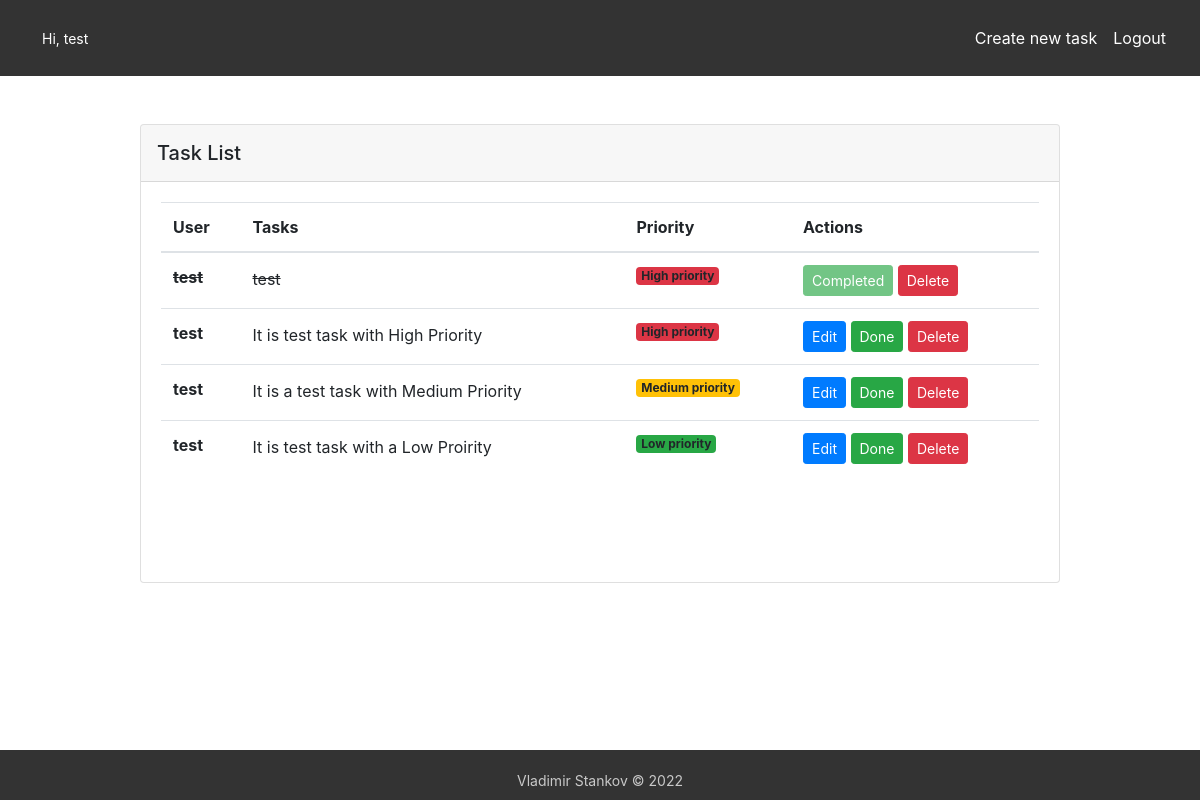
The page /main (signed in) on the database as committed earlier.
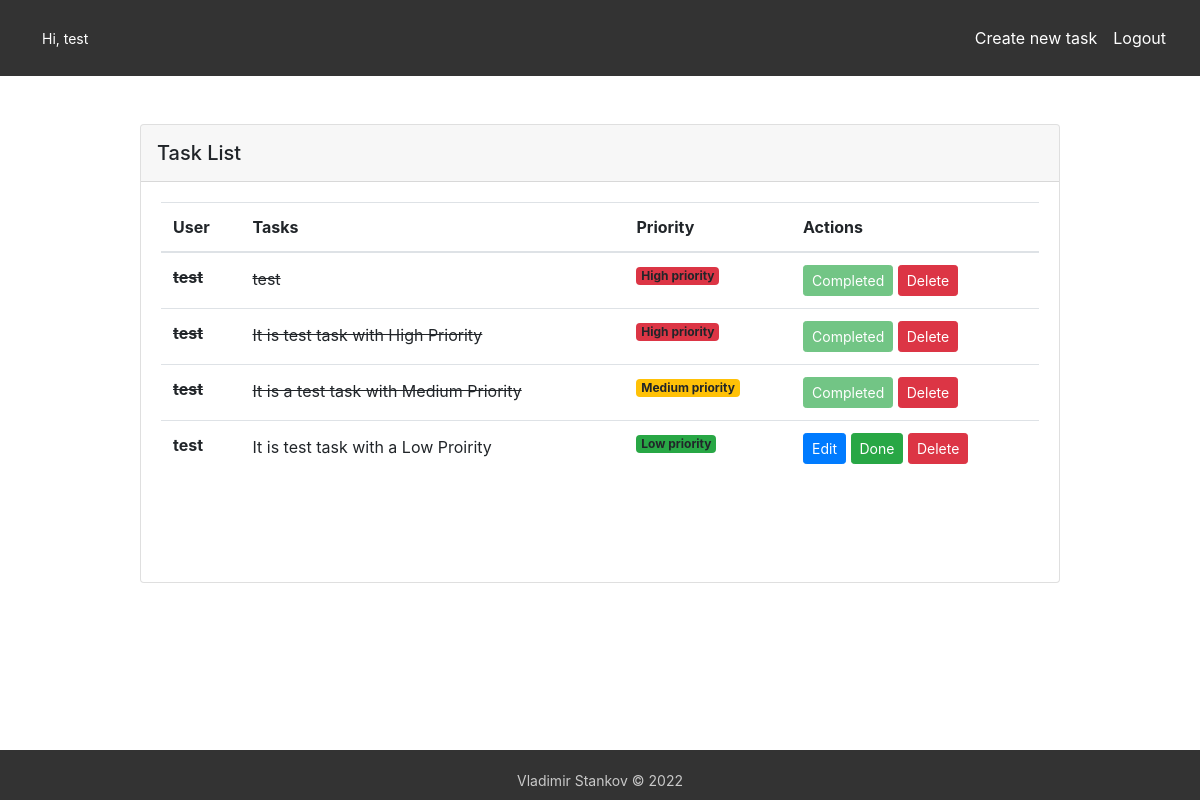
The same page on the database as committed later.
### flask_app.py (models this page shows, shortened)
class User(db.Model, UserMixin):
    id = db.Column(db.Integer, primary_key=True)
    username = db.Column(db.String(20), unique=True, nullable=False)
    password = db.Column(db.String(60), nullable=False)

class Task(db.Model):
    id = db.Column(db.Integer, primary_key=True)
    task_name = db.Column(db.String(255))
    priority = db.Column(db.String(255))
    status = db.Column(db.Integer)
    todo_owner = db.Column(db.Integer, db.ForeignKey('user.id'))

### flask_app.py (the view, shortened to what this page needs)
@app.route('/main', methods=['GET', 'POST'])
@login_required
def main():
    try:
        currentTasks = Task.query.filter_by(todo_owner=current_user.id).all()
    except:
        return 'There was a problem with the database at the main page'
    return render_template('main.html', tasks=currentTasks)

### flask_app.py (called while the page is built)
@login_manager.user_loader
def load_user(user_id):
    return User.query.get(int(user_id))

### templates/main.html (shortened to what this page needs)
<!DOCTYPE html>
<html lang="en">
<head>
</head>
<link rel="stylesheet" href="/static/styles/main.css">
<link rel="stylesheet" href="/static/styles/alerts.css">
<link rel="stylesheet" href="https://cdn.jsdelivr.net/npm/bootstrap@4.3.1/dist/css/bootstrap.min.css">
<body>
<header>
    <nav class="navbar navbar-expand-lg navbar-dark">
        <div class="hey">
            <a href="main" class="nav-item nav-link active" style="color: white">
                {% if current_user.is_authenticated %}
                    Hi, {{ current_user.username }}
                {% endif %}
            </a>
        </div>
      <div class="collapse navbar-collapse" id="navbarNavAltMarkup">
        <div class="navbar-nav">
          <a class="nav-item nav-link active" href="{{ url_for('create') }}"> Create new task</a>
          <a class="nav-item nav-link active" href="{{ url_for('logout')}}">Logout</a>
        </div>
      </div>
    </nav>
</header>
<section class="vh-50">
  <div class="container py-5 h-100">
    <div class="row d-flex justify-content-center align-items-center h-100">
      <div class="col-md-12 col-xl-10">
        <div class="card">
          <div class="card-header p-3">
            <h5 class="mb-0">Task List</h5>
          </div>
          <div class="card-body scrollDiv" data-mdb-perfect-scrollbar="true" style="position: relative; height: 400px">
            <table class="table mb-0">
              <thead>
                <tr>
                    <form method="post" action="">
                        <th scope="col">User</th>
                        <th scope="col">
                            <button type="submit" name="manage_task" value="sort_priority" class="sort_button">Tasks</button>
                        </th>
                        <th scope="col">Priority</th>
                        <th scope="col">
                            <button type="submit" class="sort_button" name="manage_task" value="sort_action">Actions</button>
                        </th>
                    </form>
                </tr>
              </thead>
                <tbody>
                {% for task in tasks %}
                    {% if task.status == 0 %}
                    <tr class="fw-normal">
                        <th>
                            <span class="ms-2">{{ current_user.username }}</span>
                        </th>
                        <td>
                            <span class="align-middle">{{ task.task_name }}</span>
                        </td>
                        <td>
                            {% if "High" in task.priority %}
                                <h6 class="mb-0"><span class="badge bg-danger">High priority</span></h6>
                            {% elif "Medium" in task.priority %}
                                <h6 class="mb-0"><span class="badge bg-warning">Medium priority</span></h6>
                            {% elif "Low" in task.priority %}
                                <h6 class="mb-0"><span class="badge bg-success">Low priority</span></h6>
                            {% endif %}
                        </td>
                        <td>
                            <form method="post" action="">
                                <button type="submit" class="btn btn-primary btn-sm" name="manage_task" value="edit">Edit</button>
                                <button type="submit" class="btn btn-success btn-sm" name="manage_task" value="success">Done</button>
                                <button type="submit" class="btn btn-danger btn-sm" name="manage_task" value="delete">Delete</button>
                            </form>
                        </td>
                            {% else %}
                        <th>
                            <del><span class="ms-2">{{ current_user.username }}</span></del>
                        </th>
                        <td>
                            <del><span class="align-middle">{{ task.task_name }}</span></del>
                        </td>
                        <td>
                            {% if "High" in task.priority %}
                                <del><h6 class="mb-0"><span class="badge bg-danger">High priority</span></h6></del>
                            {% elif "Medium" in task.priority %}
                                <del><h6 class="mb-0"><span class="badge bg-warning">Medium priority</span></h6></del>
                            {% elif "Low" in task.priority %}
                                <del><h6 class="mb-0"><span class="badge bg-success">Low priority</span></h6></del>
                            {% endif %}
                        </td>
                        <td>
                        <form method="post" action="">
                            <button type="submit" class="btn btn-success btn-sm" disabled name="manage_task" value="success">Completed</button>
                            <button type="submit" class="btn btn-danger btn-sm" name="manage_task" value="delete">Delete</button>
                        </form>
                        </td>
                    {% endif %}
                </tr>
                {% endfor %}
                </tbody>
            </table>
          </div>
        </div>
      </div>
    </div>
    </div>
</section>
<footer>
    <p>Vladimir Stankov © 2022</p>
</footer>
</body>
</html>

### static/styles/main.css (style rules this page uses)
body { margin: 0; }
header { background-color: #333; text-align: center; padding: 10px; }
footer { position: absolute; bottom: 0; width: 100%; height: 50px; background: #333; padding: 20px; box-sizing: border-box; }
footer p { text-align: center; font-size: 14px; color: #C9C9C9; padding: 0; margin: 0; }
a { color: #C9C9C9; }
.navbar-nav { margin-left: auto; }
.hey { color: #C9C9C9; font-size: 14px; margin: 0; padding: 0; }
.scrollDiv { height:150px; overflow-y: scroll; }
.sort_button { all: unset; }

Rows that differ between the two databases and show on the page:
changed Task "It is test task with High Priority": status "Edit Done" → "Completed"
changed Task "It is a test task with Medium Priority": status "Edit Done" → "Completed"
